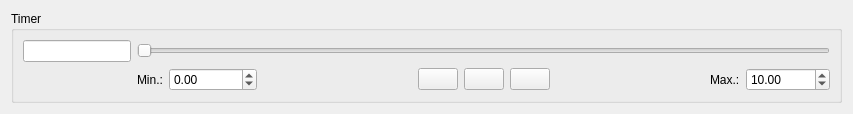
<?xml version="1.0" encoding="UTF-8"?>
<ui version="4.0">
 <class>TimeEditorWidget</class>
 <widget class="QWidget" name="TimeEditorWidget">
  <property name="geometry">
   <rect>
    <x>0</x>
    <y>0</y>
    <width>853</width>
    <height>103</height>
   </rect>
  </property>
  <property name="windowTitle">
   <string>Time Editor</string>
  </property>
  <layout class="QGridLayout" name="gridLayout">
   <item row="0" column="1">
    <widget class="QGroupBox" name="groupBox">
     <property name="title">
      <string>Timer</string>
     </property>
     <layout class="QGridLayout" name="gridLayout_2">
      <item row="1" column="2">
       <layout class="QHBoxLayout" name="horizontalLayout">
        <item>
         <widget class="QLabel" name="label">
          <property name="text">
           <string>Min.:</string>
          </property>
         </widget>
        </item>
        <item>
         <widget class="QDoubleSpinBox" name="doubleSpinBoxMinimumTime">
          <property name="minimum">
           <double>-99999999.989999994635582</double>
          </property>
         </widget>
        </item>
        <item>
         <spacer name="horizontalSpacer">
          <property name="orientation">
           <enum>Qt::Horizontal</enum>
          </property>
          <property name="sizeHint" stdset="0">
           <size>
            <width>71</width>
            <height>20</height>
           </size>
          </property>
         </spacer>
        </item>
        <item>
         <widget class="QPushButton" name="pushButtonPlayReverse">
          <property name="text">
           <string/>
          </property>
          <property name="icon">
           <iconset resource="../icons.qrc">
            <normaloff>:/neon/images/icons/playback-start-reverse-icon.png</normaloff>:/neon/images/icons/playback-start-reverse-icon.png</iconset>
          </property>
         </widget>
        </item>
        <item>
         <widget class="QPushButton" name="pushButtonStop">
          <property name="text">
           <string/>
          </property>
          <property name="icon">
           <iconset resource="../icons.qrc">
            <normaloff>:/neon/images/icons/playback-stop-icon.png</normaloff>:/neon/images/icons/playback-stop-icon.png</iconset>
          </property>
         </widget>
        </item>
        <item>
         <widget class="QPushButton" name="pushButtonPlay">
          <property name="text">
           <string/>
          </property>
          <property name="icon">
           <iconset resource="../icons.qrc">
            <normaloff>:/neon/images/icons/playback-start-icon.png</normaloff>:/neon/images/icons/playback-start-icon.png</iconset>
          </property>
         </widget>
        </item>
        <item>
         <spacer name="horizontalSpacer_2">
          <property name="orientation">
           <enum>Qt::Horizontal</enum>
          </property>
          <property name="sizeHint" stdset="0">
           <size>
            <width>71</width>
            <height>20</height>
           </size>
          </property>
         </spacer>
        </item>
        <item>
         <widget class="QLabel" name="label_2">
          <property name="text">
           <string>Max.:</string>
          </property>
         </widget>
        </item>
        <item>
         <widget class="QDoubleSpinBox" name="doubleSpinBoxMaximumTime">
          <property name="maximum">
           <double>99999999.989999994635582</double>
          </property>
          <property name="value">
           <double>10.000000000000000</double>
          </property>
         </widget>
        </item>
       </layout>
      </item>
      <item row="0" column="2">
       <widget class="QSlider" name="horizontalSliderTimer">
        <property name="sizePolicy">
         <sizepolicy hsizetype="Expanding" vsizetype="Fixed">
          <horstretch>1</horstretch>
          <verstretch>0</verstretch>
         </sizepolicy>
        </property>
        <property name="orientation">
         <enum>Qt::Horizontal</enum>
        </property>
       </widget>
      </item>
      <item row="0" column="1">
       <widget class="QLineEdit" name="lineEditTimer"/>
      </item>
     </layout>
    </widget>
   </item>
  </layout>
 </widget>
 <resources>
  <include location="../icons.qrc"/>
 </resources>
 <connections/>
</ui>
